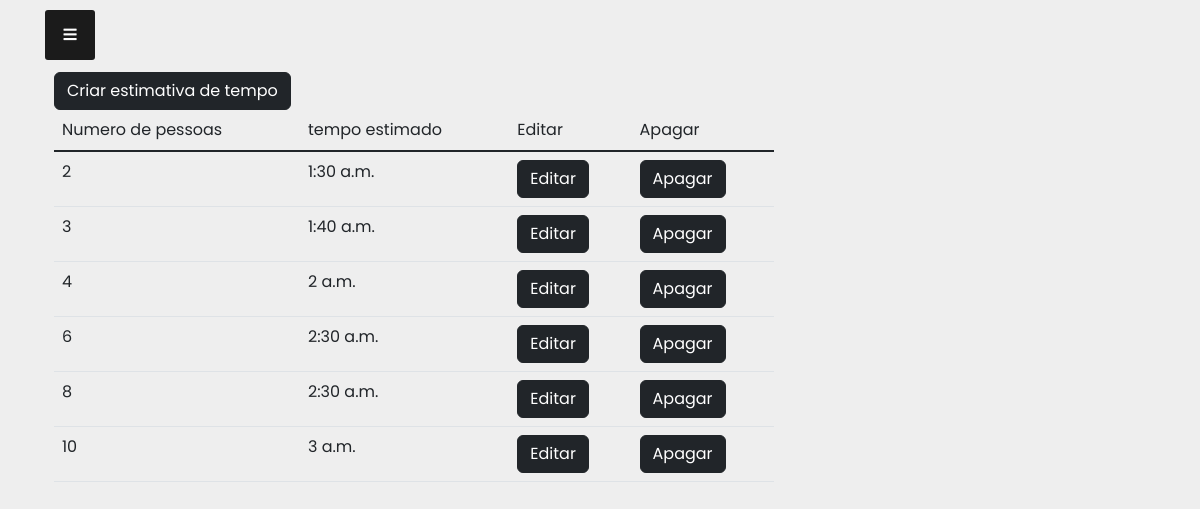
The app's page /restaurants/restaurantEstimatedTime/1/ with its own data.
### restaurants/models.py (models this page shows, shortened)
class estimatedTimeCustomersSpend(models.Model):
    restaurant = models.ForeignKey(restaurants,related_name='restaurantestimatedtime',on_delete=models.CASCADE)
    number_of_people = models.PositiveIntegerField()
    estimated_time = models.TimeField()

### restaurants/views.py (the view, shortened to what this page needs)
# urls.py: path('restaurantEstimatedTime/<restaurant_pk>/',views.estimatedTime, name='restaurantEstimatedTime'),
def estimatedTime(request, restaurant_pk):
    form_to_update = ''
    form_update = ''
    delete = request.POST.get('delete','False')
    delete_confirm = request.POST.get('delete_confirm','False')
    create_form = request.POST.get('create_form','False')
    save_form = request.POST.get('save_form','False')
    form_pk = request.POST.get('form_pk','False')
    save_form_update = request.POST.get('save_form_update','False')
    restaurant = restaurants.objects.filter(owner__username__contains=request.user,pk__exact=restaurant_pk)
    owner_restaurants = restaurants.objects.filter(owner__username__contains=request.user)
    data = estimatedTimeCustomersSpend.objects.filter(restaurant__pk__exact=restaurant_pk)
    form = restaurantsEstimatedTimeForm()
    return render(request, 'restaurants/estimated_time.html', {'restaurant':restaurant,
                                                                'owner_restaurants':owner_restaurants,
                                                                'form':form,'data':data,
                                                                'create_form':create_form,
                                                                'form_pk':form_pk,'form_update':form_update,
                                                                'delete':delete})

### restaurants/templates/restaurants/estimated_time.html (shortened to what this page needs)
{% extends 'restaurants/base_menu_second.html' %}
{% block content %}
{% load crispy_forms_tags %}
<div class="container">
  <div class="row justify-content-start">
    <div class="col-12 col-md-4">
      {% if form_pk != 'False' %}
      <input type="button" value="Voltar" class="btn btn-dark mt-4" onclick="history.back()">
      {% else %}
      <form method="post">
        {% if create_form == 'True' %}
        <input type="button" value="Voltar" class="btn btn-dark mt-4" onclick="history.back()">
        {% else %}
        <button class="btn btn-dark mt-4" value="True"  type="submit" name="create_form">Criar estimativa de tempo</button>
        {% endif %}
        {% endif %}
      </form>
    </div>
  </div>
</div>
<div class="container">
  <div class="row">
    <div class="col-12 col-md-8">
      {% if create_form == 'True' %}
      <form  method="post">
        {% csrf_token %}
        {{ form|crispy }}
        <button class="btn btn-dark " type="submit" name="save_form" value="True">Criar</button>
      </form>
      {% else %}
      {% if form_pk != 'False' %}
        <form method="post">
          {% csrf_token %}
          {{ form_update|crispy }}
          <input type="hidden" name="form_pk" value="{{form_pk}}">
          <button class="btn btn-dark" type="submit" name="save_form_update" value="True">Guardar</button>
        </form>
      {% else %}
      {% if delete != 'False' %}
        <h3>Are you sure you want to delete?</h3>
        <form  method="post">
          {% csrf_token %}
          <input type="hidden" name="delete" value="{{delete}}">
          <button class="btn btn-dark" type="submit" name="delete_confirm" value="True">Yes</button>
        </form>
        <input type="button" value="No" class="btn btn-dark mt-4" onclick="history.back()">
      {% else %}
      <table class="table">
        <thead class="thead-dark">
          <tr>
            <td>Numero de pessoas</td>
            <td>tempo estimado</td>
            <td>Editar</td>
            <td>Apagar</td>
          </tr>
        </thead>
        <tbody class="table-group-divider">
          {% for x in data %}
              <tr>
                <td>{{x.number_of_people}}</td>
                <td>{{x.estimated_time}}</td>
                <td><form method="post">{% csrf_token %}<button class="btn btn-dark" type="submit" name="form_pk" value="{{x.pk}}">Editar</button></form></td>
                <td><form method="post">{% csrf_token %}<button class="btn btn-dark" type="submit" name="delete" value="{{x.pk}}">Apagar</button></form></td></td>
              </tr>
          {% endfor %}
        </tbody>
      </table>
      {% endif %}
      {% endif %}
      {% endif %}
    </div>
  </div>
</div>
{% endblock %}

### restaurants/static/assets/menucss/stylemenu_two.css (style rules this page uses)
* { margin: 0; padding: 0; user-select: none; box-sizing: border-box; font-family: 'Poppins', sans-serif; }
body { background-color: #eee; }

### users/static/assets/css/style.css (style rules this page uses)
body { font-family: "Open Sans", sans-serif; color: #444444; }

### records on screen
estimatedTimeCustomersSpend: number_of_people "2", estimated_time "1:30 a.m.", {{ x.pk }} 9 (drawn)
estimatedTimeCustomersSpend: number_of_people "3", estimated_time "1:40 a.m.", {{ x.pk }} 10 (drawn)
estimatedTimeCustomersSpend: number_of_people "4", estimated_time "2 a.m.", {{ x.pk }} 11 (drawn)
estimatedTimeCustomersSpend: number_of_people "6", estimated_time "2:30 a.m.", {{ x.pk }} 12 (drawn)
estimatedTimeCustomersSpend: number_of_people "8", estimated_time "2:30 a.m.", {{ x.pk }} 13 (drawn)
estimatedTimeCustomersSpend: number_of_people "10", estimated_time "3 a.m.", {{ x.pk }} 14 (drawn)
